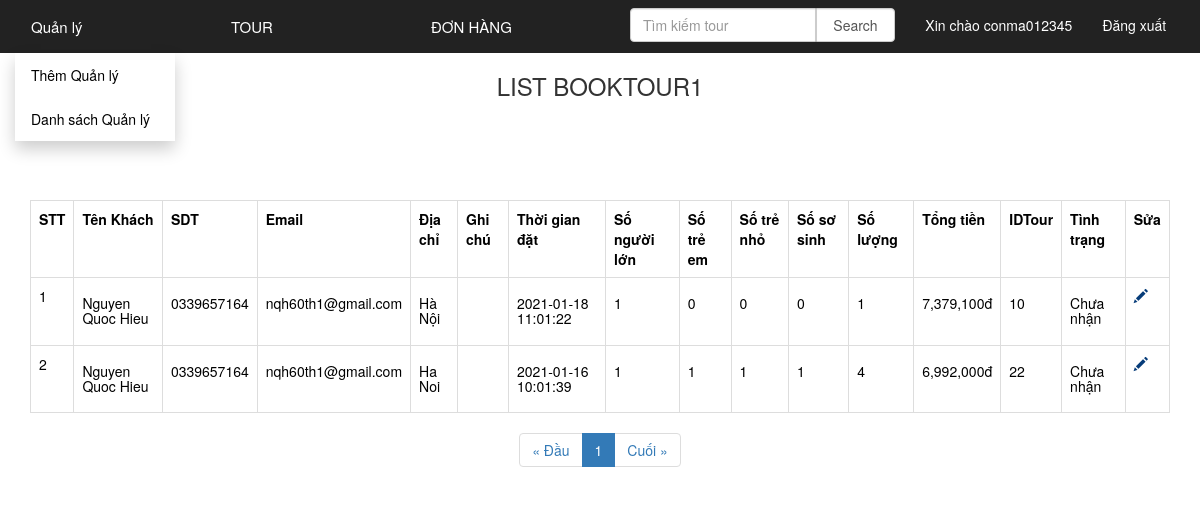
Page /admin/index.php?Page_layout=list_booktour1 (signed in) on the committed database.
### tables this page shows
CREATE TABLE `booktour` (
  `IDBookTour` int(11) NOT NULL,
  `Name` varchar(500) NOT NULL,
  `Email` varchar(100) NOT NULL,
  `Phone` varchar(20) NOT NULL,
  `Addr` varchar(500) NOT NULL,
  `Note` varchar(1000) NOT NULL,
  `ThoiGianDat` datetime NOT NULL,
  `NguoiLon` int(11) NOT NULL,
  `TreEm` int(11) NOT NULL,
  `TreNho` int(11) NOT NULL,
  `SoSinh` int(11) NOT NULL,
  `TongTien` int(11) NOT NULL,
  `IDTour` int(11) NOT NULL,
  `TinhTrang` varchar(100) NOT NULL
);

### lib/lib_db.php (called while the page is built, shortened)
<?php
global $link;
function select_list($sql){
	return exec_select($sql);
}
function exec_select($sql){
	global $link;
	$ret = isset($ret) ? $ret : array();
	$res = $link->query($sql);
	$err = mysqli_error($link);
	if ($res ){
		while( $row = $res->fetch_array(MYSQLI_ASSOC) )
		{
			$ret[]= $row ;
		}
	}
	return $ret;
}

### admin/view/booktour1.php (the view, shortened to what this page needs)
<?php
    include "header.php";
    $item_per_page=isset($_REQUEST['per_page'])?$_REQUEST['per_page']:10;
   $current_page=isset($_REQUEST['page'])?$_REQUEST['page']:1;
   $offset=($current_page-1)*$item_per_page;
   $sql = "SELECT * from booktour where tinhtrang=N'Chưa nhận' order by IDBookTour desc limit ".$item_per_page." OFFSET ".$offset;
   $dataBookTour=select_list($sql);
?>
 <h3>list booktour1 </h3>
<div class="content">
<table style="width:100%" class="table table-bordered">
<tr>
    <th>STT</th>
    <th>Tên Khách</th>
    <th>SDT</th>
    <th>Email</th>
    <th>Địa chỉ</th>
    <th>Ghi chú</th>
    <th>Thời gian đặt</th>
    <th>Số người lớn</th>
    <th>Số  trẻ em</th>
    <th>Số  trẻ nhỏ</th>
    <th>Số sơ sinh</th>
    <th>Số lượng</th>
    <th>Tổng tiền</th>
    <th>IDTour</th>
    <th>Tình trạng</th>
    <th>Sửa</th>
</tr>
<tr>
<?php
    $stt=0;
   foreach ($dataBookTour as $row) {
        $stt++;
        echo "<tr>";
        echo "<td>$stt</td>";
    ?>
    <td>
        <?php
        echo'<h5>'.$row['Name'].'</h5>';
        ?>
    </td>
    <td>
        <?php
        echo'<h5>'.$row['Phone'].'</h5>';
        ?>
    </td>
    <td>
        <?php
        echo'<h5>'.$row['Email'].'</h5>';
        ?>
    </td>
    <td>
        <?php
        echo'<h5>'.$row['Addr'].'</h5>';
        ?>
    </td>
    <td>
    </td>
    <td>
        <?php
        echo'<h5>'.$row['ThoiGianDat'].'</h5>';
        ?>
    </td>
    <td>
        <?php
        echo'<h5>'.$row['NguoiLon'].'</h5>';
        ?>
    </td>
    <td>
        <?php
        echo'<h5>'.$row['TreEm'].'</h5>';
        ?>
    </td>
    <td>
        <?php
        echo'<h5>'.$row['TreNho'].'</h5>';
        ?>
    </td>
    <td>
        <?php
        echo'<h5>'.$row['SoSinh'].'</h5>';
        ?>
    </td>
    <td>
        <?php
        $soLuong=$row['NguoiLon']+$row['TreEm']+$row['TreNho']+$row['SoSinh'];
        echo'<h5>'.$soLuong.'</h5>';
        ?>
    </td>
    <td>
        <?php
        echo'<h5>'.number_format($row['TongTien']).'đ</h5>';
        ?>
    </td>
    <td>
        <?php
        echo'<h5>'.$row['IDTour'].'</h5>';
        ?>
    </td>
    <td>
        <?php
        echo'<h5>'.$row['TinhTrang'].'</h5>';
        ?>
    </td>
    <?php
    echo"
    <td>
        <a href='?Page_layout=update_booktour&IDBookTour=".$row['IDBookTour']."'><span class = 'glyphicon glyphicon-pencil'></ span></a>
    </td>";
    }
    ?>
</tr>
</table>
</div>
 <?php include "../inc/pagination.php"; ?>

### public/css/ql.css (style rules this page uses)
a { color:white; }
.content { background-color: white; color: black; margin-right:30px; }
table, th, td { margin-top:100px; margin-left:15px; border: 2px solid black; border-collapse: collapse; }
th, td { padding: 15px; }
.glyphicon-pencil { color:rgb(6, 60, 121); }
h3 { text-align: center; text-transform: uppercase; }

### rows in the picture
booktour: Name "Nguyen Quoc Hieu", Phone "0339657164", Email "nqh60th1@gmail.com", Addr "Hà Nội", ThoiGianDat "2021-01-18 11:01:22", NguoiLon "1", TreEm "0", TreNho "0", SoSinh "0", TongTien "7,379,100", IDTour "10", TinhTrang "Chưa nhận"
booktour: Name "Nguyen Quoc Hieu", Phone "0339657164", Email "nqh60th1@gmail.com", Addr "Ha Noi", ThoiGianDat "2021-01-16 10:01:39", NguoiLon "1", TreEm "1", TreNho "1", SoSinh "1", soLuong "4", TongTien "6,992,000", IDTour "22", TinhTrang "Chưa nhận"

### other values in the picture
$_SESSION["adminUser"] "conma012345"
